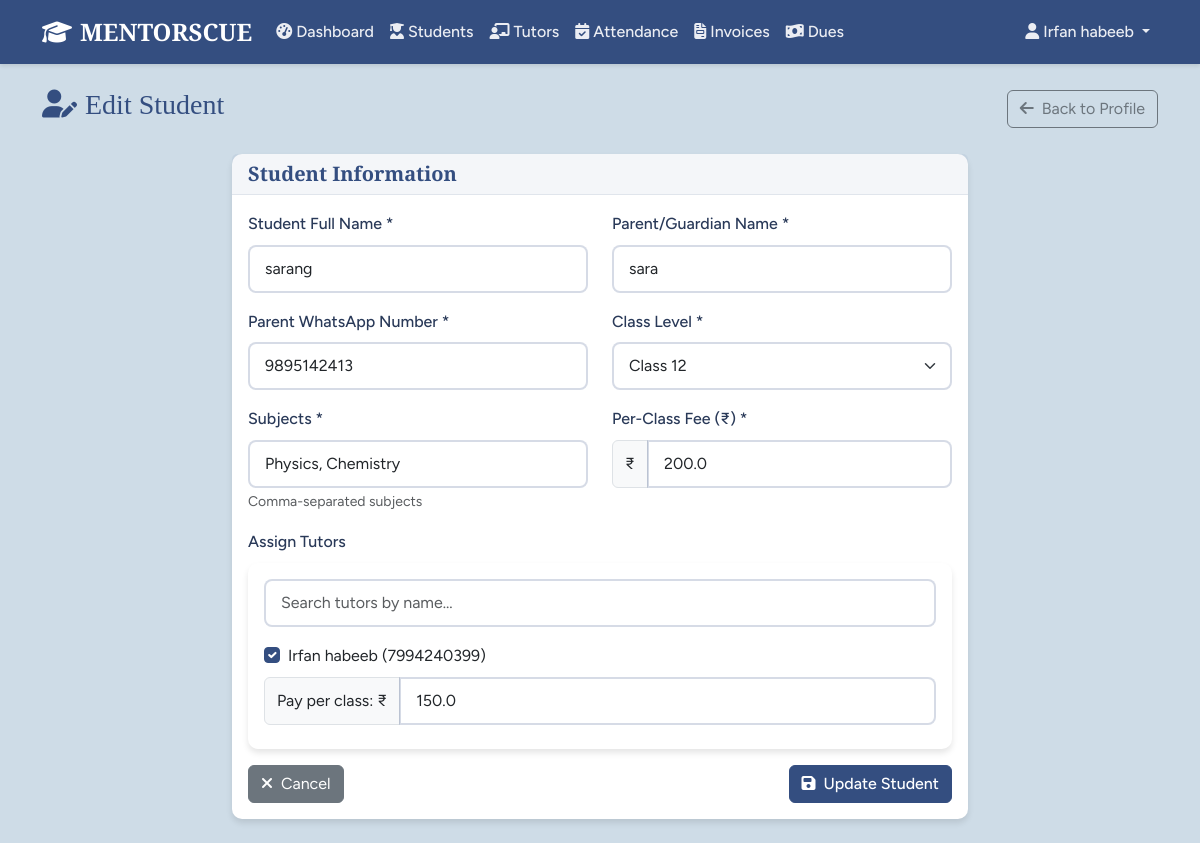
The page /students/1/edit (signed in) on the database its author committed.
### models.py (models this page shows, shortened)
class User(UserMixin, db.Model):
    id = db.Column(db.Integer, primary_key=True)
    username = db.Column(db.String(80), unique=True, nullable=False)
    password_hash = db.Column(db.String(256), nullable=False)
    email = db.Column(db.String(120), unique=True, nullable=True)
    full_name = db.Column(db.String(120), nullable=True)
    mobile = db.Column(db.String(20), nullable=True)
    created_at = db.Column(db.DateTime, default=datetime.utcnow)
    last_login = db.Column(db.DateTime)
    is_active = db.Column(db.Boolean, default=True)
    remember_me = db.Column(db.Boolean, default=False)
    roles = db.relationship('Role', secondary=user_roles, backref='users')
    def has_role(self, role_name):
        return any(role.name == role_name for role in self.roles)
    def has_permission(self, permission):
        return any(role.has_permission(permission) for role in self.roles)
    def is_tutor_user(self):
        return self.has_role('Tutor')

class Student(db.Model):
    id = db.Column(db.Integer, primary_key=True)
    full_name = db.Column(db.String(120), nullable=False)
    parent_name = db.Column(db.String(120), nullable=False)
    parent_whatsapp = db.Column(db.String(20), nullable=False)
    class_level = db.Column(db.String(20), nullable=False)
    subjects = db.Column(db.Text, nullable=False)  # Comma-separated subjects
    per_class_fee = db.Column(db.Float, nullable=False, default=0.0)
    billing_start_date = db.Column(db.Date, default=datetime.utcnow().date)
    status = db.Column(db.String(20), default='Active')  # Active, Inactive, Graduated
    created_at = db.Column(db.DateTime, default=datetime.utcnow)
    tutors = db.relationship('Tutor', secondary=student_tutors, backref='students')
    attendance_records = db.relationship('Attendance', backref='student', lazy='dynamic')
    invoices = db.relationship('StudentInvoice', backref='student', lazy='dynamic')

class Tutor(db.Model):
    id = db.Column(db.Integer, primary_key=True)
    user_id = db.Column(db.Integer, db.ForeignKey('user.id'), nullable=True)
    full_name = db.Column(db.String(120), nullable=False)
    date_of_birth = db.Column(db.Date, nullable=True)
    mobile = db.Column(db.String(20), nullable=False, unique=True)
    upi_id = db.Column(db.String(100), nullable=True)
    username = db.Column(db.String(80), nullable=False, unique=True)
    password = db.Column(db.String(20), nullable=False)  # Plain text for display
    billing_start_date = db.Column(db.Date, default=datetime.utcnow().date)
    status = db.Column(db.String(20), default='Active')  # Active, Inactive
    created_at = db.Column(db.DateTime, default=datetime.utcnow)
    attendance_records = db.relationship('Attendance', backref='tutor', lazy='dynamic')
    receipts = db.relationship('TutorReceipt', backref='tutor', lazy='dynamic')
    user = db.relationship('User', backref='tutor_profile', uselist=False)

### tables this page shows
CREATE TABLE student_tutors (
	student_id INTEGER NOT NULL, 
	tutor_id INTEGER NOT NULL, 
	pay_per_class FLOAT NOT NULL, 
	PRIMARY KEY (student_id, tutor_id), 
	FOREIGN KEY(student_id) REFERENCES student (id), 
	FOREIGN KEY(tutor_id) REFERENCES tutor (id)
);

### routes.py (the view, shortened to what this page needs)
@app.route('/students/<int:id>/edit', methods=['GET', 'POST'])
@login_required
@permission_required(Permission.EDIT_STUDENTS)
def edit_student(id):
    student = Student.query.get_or_404(id)
    tutors = Tutor.query.filter_by(status='Active').all()
    current_assignments = db.session.execute(
        db.text("SELECT tutor_id, pay_per_class FROM student_tutors WHERE student_id = :sid"),
        {"sid": id}
    ).fetchall()
    assigned_tutors = {row[0]: row[1] for row in current_assignments}
    return render_template('edit_student.html',
                         student=student,
                         tutors=tutors,
                         assigned_tutors=assigned_tutors)

### templates/edit_student.html (shortened to what this page needs)
{% extends "base.html" %}
{% block content %}
<div class="container">
    <div class="row">
        <div class="col-12">
            <div class="d-flex justify-content-between align-items-center mb-4">
                <h1 class="h3 text-primary">
                    <i class="fas fa-user-edit me-2"></i>Edit Student
                </h1>
                <a href="{{ url_for('student_profile', id=student.id) }}" class="btn btn-outline-secondary">
                    <i class="fas fa-arrow-left me-2"></i>Back to Profile
                </a>
            </div>
        </div>
    </div>
    <div class="row justify-content-center">
        <div class="col-lg-8">
            <div class="card">
                <div class="card-header">
                    <h5 class="card-title mb-0">Student Information</h5>
                </div>
                <div class="card-body">
                    <form method="POST" id="studentForm">
                        <div class="row">
                            <div class="col-md-6 mb-3">
                                <label for="full_name" class="form-label">Student Full Name *</label>
                                <input type="text" class="form-control" id="full_name" name="full_name"
                                       value="{{ student.full_name }}" required>
                            </div>
                            <div class="col-md-6 mb-3">
                                <label for="parent_name" class="form-label">Parent/Guardian Name *</label>
                                <input type="text" class="form-control" id="parent_name" name="parent_name"
                                       value="{{ student.parent_name }}" required>
                            </div>
                        </div>
                        <div class="row">
                            <div class="col-md-6 mb-3">
                                <label for="parent_whatsapp" class="form-label">Parent WhatsApp Number *</label>
                                <input type="tel" class="form-control" id="parent_whatsapp" name="parent_whatsapp"
                                       value="{{ student.parent_whatsapp }}" required>
                            </div>
                            <div class="col-md-6 mb-3">
                                <label for="class_level" class="form-label">Class Level *</label>
                                <select class="form-select" id="class_level" name="class_level" required>
                                    {% for i in range(1, 13) %}
                                    <option value="{{ i }}" {% if student.class_level == i|string %}selected{% endif %}>
                                        Class {{ i }}
                                    </option>
                                    {% endfor %}
                                </select>
                            </div>
                        </div>
                        <div class="row">
                            <div class="col-md-6 mb-3">
                                <label for="subjects" class="form-label">Subjects *</label>
                                <input type="text" class="form-control" id="subjects" name="subjects"
                                       value="{{ student.subjects }}" required>
                                <small class="form-text text-muted">Comma-separated subjects</small>
                            </div>
                            <div class="col-md-6 mb-3">
                                <label for="per_class_fee" class="form-label">Per-Class Fee (₹) *</label>
                                <div class="input-group">
                                    <span class="input-group-text">₹</span>
                                    <input type="number" class="form-control" id="per_class_fee" name="per_class_fee"
                                           value="{{ student.per_class_fee }}" min="0" step="0.01" required>
                                </div>
                            </div>
                        </div>
                        <div class="mb-3">
                            <label class="form-label">Assign Tutors</label>
                            <div class="card border-light">
                                <div class="card-body">
                                    <div class="mb-3">
                                        <input type="text" class="form-control" id="tutorSearch"
                                               placeholder="Search tutors by name...">
                                    </div>
                                    <div id="tutorList">
                                        {% for tutor in tutors %}
                                        <div class="tutor-item mb-2">
                                            <div class="form-check">
                                                <input class="form-check-input" type="checkbox"
                                                       id="tutor_{{ tutor.id }}" name="tutor_ids" value="{{ tutor.id }}"
                                                       {% if tutor.id in assigned_tutors %}checked{% endif %}>
                                                <label class="form-check-label" for="tutor_{{ tutor.id }}">
                                                    {{ tutor.full_name }} ({{ tutor.mobile }})
                                                </label>
                                            </div>
                                            <div class="pay-rate-container" id="pay_container_{{ tutor.id }}"
                                                 style="display: {% if tutor.id in assigned_tutors %}block{% else %}none{% endif %};">
                                                <div class="input-group mt-2">
                                                    <span class="input-group-text">Pay per class: ₹</span>
                                                    <input type="number" class="form-control"
                                                           name="pay_rate_{{ tutor.id }}"
                                                           value="{{ assigned_tutors.get(tutor.id, '') }}"
                                                           min="0" step="0.01" placeholder="0.00"
                                                           {% if tutor.id in assigned_tutors %}required{% endif %}>
                                                </div>
                                            </div>
                                        </div>
                                        {% endfor %}
                                    </div>
                                </div>
                            </div>
                        </div>
                        <div class="d-flex justify-content-between">
                            <a href="{{ url_for('student_profile', id=student.id) }}" class="btn btn-secondary">
                                <i class="fas fa-times me-2"></i>Cancel
                            </a>
                            <button type="submit" class="btn btn-primary">
                                <i class="fas fa-save me-2"></i>Update Student
                            </button>
                        </div>
                    </form>
                </div>
            </div>
        </div>
    </div>
</div>
{% endblock %}

### templates/base.html (shortened to what this page needs)
<!DOCTYPE html>
<html lang="en">
<head>
    <link href="https://cdn.jsdelivr.net/npm/bootstrap@5.3.0/dist/css/bootstrap.min.css" rel="stylesheet">
    <link href="https://cdnjs.cloudflare.com/ajax/libs/font-awesome/6.4.0/css/all.min.css" rel="stylesheet">
    <link href="{{ url_for('static', filename='css/style.css') }}" rel="stylesheet">
</head>
<body>
    {% if current_user.is_authenticated %}
    <nav class="navbar navbar-expand-lg navbar-dark bg-primary">
        <div class="container">
            <a class="navbar-brand fw-bold" href="{{ url_for('dashboard') }}">
                <i class="fas fa-graduation-cap me-2"></i>MENTORSCUE
            </a>
            <div class="collapse navbar-collapse" id="navbarNav">
                <ul class="navbar-nav me-auto">
                    {% if current_user.is_tutor_user() %}
                        <li class="nav-item">
                            <a class="nav-link" href="{{ url_for('tutor_dashboard') }}">
                                <i class="fas fa-tachometer-alt me-1"></i>Dashboard
                            </a>
                        </li>
                        <li class="nav-item">
                            <a class="nav-link" href="{{ url_for('attendance') }}">
                                <i class="fas fa-calendar-check me-1"></i>Attendance
                            </a>
                        </li>
                    {% else %}
                        <li class="nav-item">
                            <a class="nav-link" href="{{ url_for('dashboard') }}">
                                <i class="fas fa-tachometer-alt me-1"></i>Dashboard
                            </a>
                        </li>
                        {% if current_user.has_permission(Permission.VIEW_STUDENTS) %}
                        <li class="nav-item">
                            <a class="nav-link" href="{{ url_for('students_list') }}">
                                <i class="fas fa-user-graduate me-1"></i>Students
                            </a>
                        </li>
                        {% endif %}
                        {% if current_user.has_permission(Permission.VIEW_TUTORS) %}
                        <li class="nav-item">
                            <a class="nav-link" href="{{ url_for('tutors_list') }}">
                                <i class="fas fa-chalkboard-teacher me-1"></i>Tutors
                            </a>
                        </li>
                        {% endif %}
                        {% if current_user.has_permission(Permission.VIEW_ATTENDANCE) %}
                        <li class="nav-item">
                            <a class="nav-link" href="{{ url_for('attendance') }}">
                                <i class="fas fa-calendar-check me-1"></i>Attendance
                            </a>
                        </li>
                        {% endif %}
                        {% if current_user.has_permission(Permission.VIEW_INVOICES) %}
                        <li class="nav-item">
                            <a class="nav-link" href="{{ url_for('invoices') }}">
                                <i class="fas fa-file-invoice me-1"></i>Invoices
                            </a>
                        </li>
                        {% endif %}
                        {% if current_user.has_permission(Permission.VIEW_STUDENTS) %}
                        <li class="nav-item">
                            <a class="nav-link" href="{{ url_for('dues') }}">
                                <i class="fas fa-money-bill-wave me-1"></i>Dues
                            </a>
                        </li>
                        {% endif %}
                    {% endif %}
                </ul>
                <ul class="navbar-nav">
                    <li class="nav-item dropdown">
                        <a class="nav-link dropdown-toggle" href="#" data-bs-toggle="dropdown">
                            <i class="fas fa-user me-1"></i>{{ current_user.full_name or current_user.username }}
                        </a>
                    </li>
                </ul>
            </div>
        </div>
    </nav>
    {% endif %}
    <main class="py-4">
        {% block content %}{% endblock %}
    </main>
</body>
</html>

### rows shown on the page
User: full_name "Irfan habeeb"
Student: full_name "sarang", parent_name "sara", parent_whatsapp "9895142413", class_level "Class 12", subjects "Physics, Chemistry", per_class_fee "200.0"
Tutor: tutor_ids "☑", full_name "Irfan habeeb", mobile "7994240399"
student_tutors: get "150.0"
